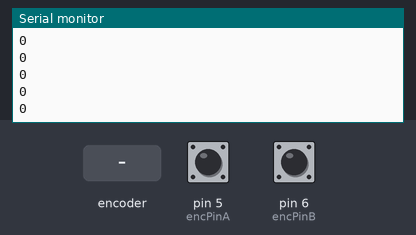
This sketch was run on a simulated Arduino Uno, built with avr-gcc and run on an emulated ATmega328P. Parts: the last lines printed to the serial monitor. The test bench sets the inputs (shaded band); at power-on: pin 5 (encPinA) HIGH, pin 6 (encPinB) HIGH.

Above: at 1.2 s.
1.3 s: rotary encoder on pin 5 (encPinA) / pin 6 (encPinB) turned 1 step (first pin leading)
At 1.8 s:
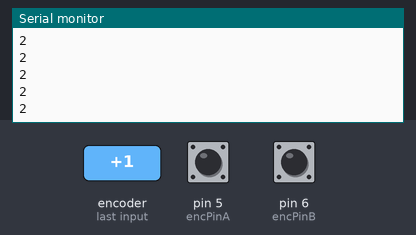
3.0 s: rotary encoder on pin 5 (encPinA) / pin 6 (encPinB) turned 1 step (first pin leading)
At 3.8 s:
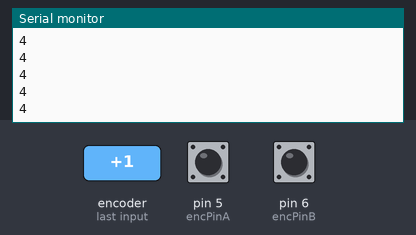
Timing chart, 0 to 6.0 s (numbered marks = the images above; inputs shaded):
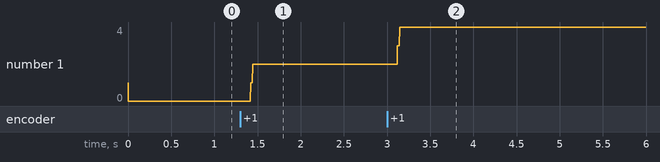

Measured:
- after the input at 1.3 s, the serial monitor: prints a new line after 0.14 s (image 1)
- after the input at 3.0 s, the serial monitor: prints a new line after 0.12 s (image 2)
- plotted number 1: 0 → 2 after the input at 1.3 s, 2 → 4 after the input at 3.0 s

The sketch:

Encoder_PCmouse.ino
```cpp
// используемые пины
const int encPinA = 5;  // A
const int encPinB = 6;  // B

bool encA; // действующее значение на выводе энкодера
bool encB;

bool preA=0; // предыдущее значение энкодера
bool preB=0;

int value = 1;

void pr(){
  //Serial.print(encA);
  //Serial.println(encB);
  //Serial.print(preA);
  //Serial.println(preB);
  Serial.println(value);
}

void setup() {
  Serial.begin(9600);
  pinMode(encPinA, INPUT_PULLUP);
  pinMode(encPinB, INPUT_PULLUP);
  Serial.println(value);
}

void loop() {
  encA = digitalRead(encPinA);
  encB = digitalRead(encPinB);
  if ((encA)&&(encB)){
    if ((preA)&&(!preB)){
      value++;
    }
    else if ((!preA)&&(!preB)){
      value--;
    }
    pr();
    }

  else if ((encA)&&(!encB)){
    if ((!preA)&&(!preB)){
      value++;
    }
    else if ((preA)&&(preB)){
      value--;
    }
    pr();
    }

  else if ((!encA)&&(!encB)){
    if ((preA)&&(preB)){
      value++;
    }
    else if ((preA)&&(!preB)){
      value--;
    }
    pr();
    }
  preA=encA;
  preB=encB;
  pr();
}
```
